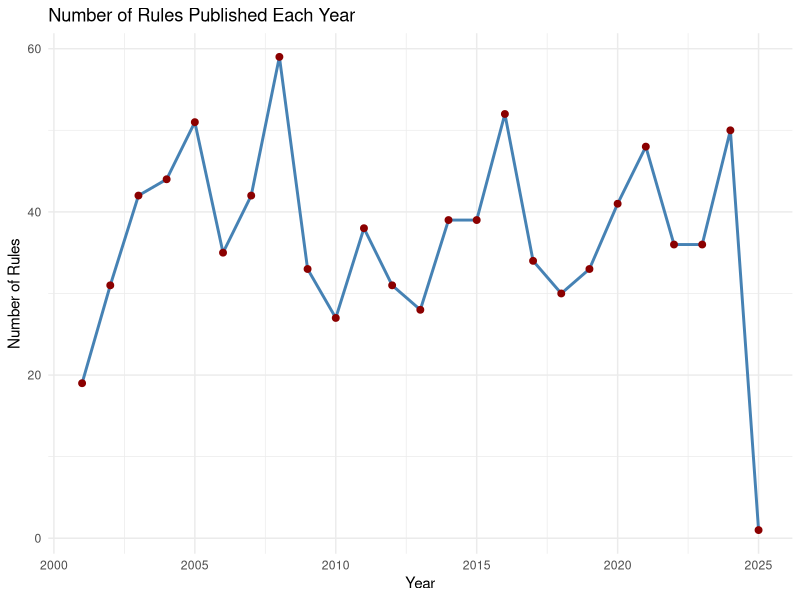
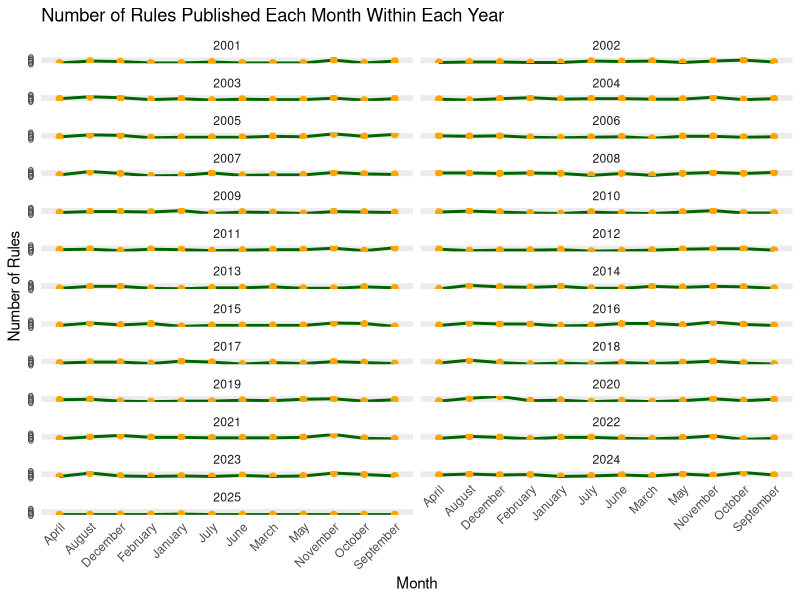
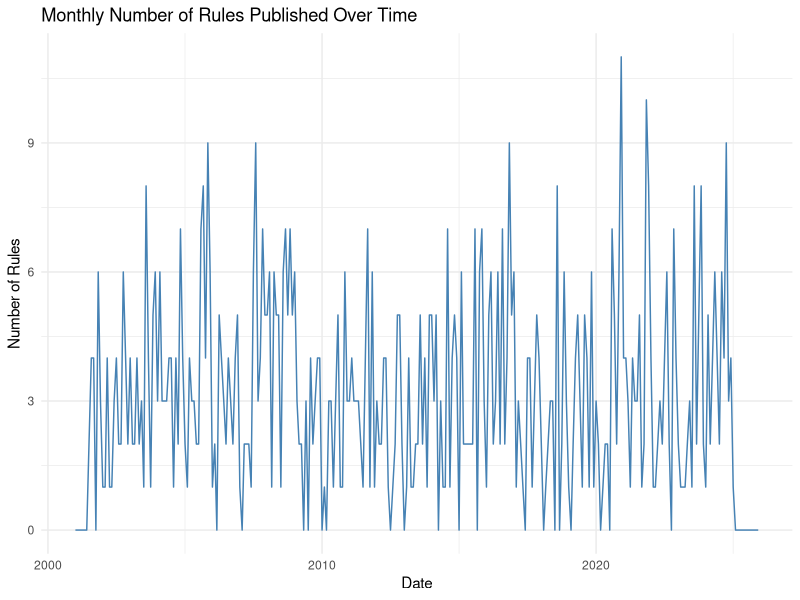
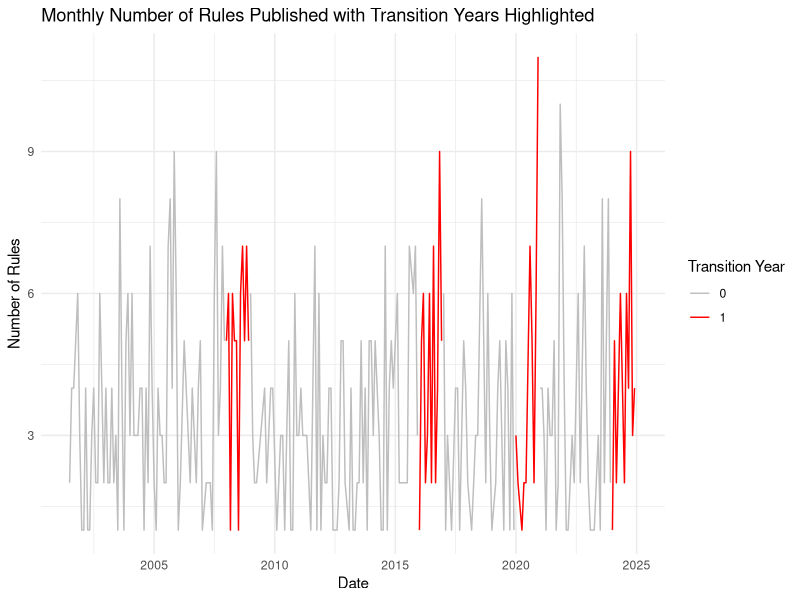

Source code (R) for these figures, in order:
## ---- chunk 1

library(dplyr)

#read csv
df <- read.csv("All CMS Rules from 1_14_2025.csv", stringsAsFactors = FALSE)
#df <- read.csv("FDA Rules.csv", stringsAsFactors = FALSE)

# 2. Convert 'publication_date' to Date format
df <- df |>
  mutate(publication_date = as.Date(publication_date, format = "%m/%d/%Y"), 
         year = format(publication_date, "%Y"),
         month = format(publication_date, "%B")
         )

# View the first few rows to verify
df

## ---- chunk 2
#| code-title: "Grouping Rules by Year"
#| echo: false

library(ggplot2)
library(lubridate)
library(dplyr)
library(tidyr)


#generates table with number of rules per year
rules_per_year <- df |>
  group_by(year) |>
  summarize(count = n()) |>
  arrange(year)


#plot 1 - number of rules per year
ggplot(rules_per_year, 
       aes(x = as.numeric(year), 
           y = count)) +
  geom_line(color = "steelblue", size = 1) +
  geom_point(color = "darkred", size = 2) +
  labs(
    title = "Number of Rules Published Each Year",
    x = "Year",
    y = "Number of Rules"
  ) +
  theme_minimal()

## ---- chunk 3

#| code-title: "Grouping Rules by month"
#| echo: false


#plot 2 - number of rules published each month within each year

#class(df$year)
# Convert the 'year' var into a numeric value (important for years_seq)
df <- df %>%
  mutate(year = as.numeric(as.character(year)))

# Define the complete sequence of years from the minimum to the maximum year in the dataset
years_seq <- seq(min(df$year), max(df$year), by = 1)

rules_per_month_year <- df |>
  group_by(year, month) |>
  summarise(count = n(), .groups = 'drop') |>
    # Convert 'month' to an ordered factor to ensure correct ordering
  mutate(month = factor(month, levels = month.name, ordered = TRUE)) |>
  # Use 'complete()' to fill in missing year-month combinations
  complete(year = years_seq, month = month.name, fill = list(count = 0)) |>
  arrange(year, match(month, month.name))  # Ensure correct month order

ggplot(rules_per_month_year, aes(x = month, y = count, group = 1)) +
  geom_line(color = "darkgreen", size = 1) +
  geom_point(color = "orange", size = 2) +
  labs(
    title = "Number of Rules Published Each Month Within Each Year",
    x = "Month",
    y = "Number of Rules"
  ) +
  theme_minimal() +
  facet_wrap(~ year, ncol = 2) +
  theme(
    axis.text.x = element_text(angle = 45, hjust = 1)
  )

#Monthly Number of Rules Published Over Time
ggplot(rules_per_month_year, aes(x = as.Date(paste(year, month, "01", sep = "-"), format = "%Y-%B-%d"), y = count)) +
  geom_line(color = "steelblue") +
  labs(title = "Monthly Number of Rules Published Over Time",
       x = "Date",
       y = "Number of Rules") +
  theme_minimal()
## ---- chunk 4
#| code-title: "Cleaning Data for Model"
#| echo: false

#creates data frame with number of rules published in each month of each year
monthly_counts <- df %>%
  group_by(year, month) %>%
  summarise(count = n()) %>%
  ungroup()

#Create seasonal tags
df <- df |>
  mutate(
    quarter = quarter(publication_date)
  )

# Define presidential transition years, and create transition indicator
transition_years <- c(2000, 2008, 2016, 2020, 2024)

df <- df %>%
  mutate(
    transition = ifelse(year %in% transition_years, 1, 0)
  )

monthly_counts <- monthly_counts %>%
  mutate(
    transition = ifelse(year %in% transition_years, 1, 0)
  ) |>
    arrange(year, month) %>% 
  # Create a marker when transition status changes compared to the previous row
  # Without this marker, red lines would connect months in adjacent transition years
  mutate(change = transition != lag(transition, default = first(transition))) %>%
  # Assign a unique group ID for each consecutive segment of identical transition status
  mutate(group = cumsum(change))


ggplot(monthly_counts, aes(x = as.Date(paste(year, month, "01", sep = "-"), format = "%Y-%B-%d"), y = count, color = factor(transition),
                           group = group)) +
  geom_line() +
  labs(title = "Monthly Number of Rules Published with Transition Years Highlighted",
       x = "Date",
       y = "Number of Rules",
       color = "Transition Year") +
  scale_color_manual(values = c("0" = "grey", "1" = "red")) +
  theme_minimal()

## ---- chunk 5

library(dplyr)
library(lubridate)

# Define cutoff date (June 2024)
cutoff_date <- ymd("2024-06-30")

# Create running variable (distance from cutoff in months)
rules_per_month_year <- rules_per_month_year |>
  mutate(
    publication_date = make_date(year, match(month, month.name), 1),  # First day of the month
    distance = interval(ymd("2001-01-01"), publication_date) / months(1) - 
      (interval(ymd("2001-01-01"), cutoff_date) / months(1)),
    treatment = ifelse(publication_date > cutoff_date, 1, 0)
  )

# Convert month to factor with correct ordering
rules_per_month_year <- rules_per_month_year %>%
  mutate(
    month = factor(month, levels = month.name, ordered = TRUE),
    transition = ifelse(year %in% c(2008, 2016, 2020, 2024), 1, 0)
  )

# Create monthly dummies (excluding January to avoid multicollinearity)
rules_per_month_year <- rules_per_month_year %>%
  mutate(
    month_dummy = factor(month, levels = month.name)
  )

# Fit the RD model using linear regression
rd_model <- lm(count ~ treatment + distance + I(distance^2) + 
                month + transition, data = rules_per_month_year)

# View the summary of the model
summary(rd_model)
## ---- chunk 6
#install.packages("forecast")
library(forecast)
library(dplyr)
library(lubridate)
# The following variables have already been created:
# - publication_date: Date object representing the first day of each month
# - distance: Numeric (months since cutoff; negative before, positive after)
# - treatment: Binary (1 if post-June 2024, 0 otherwise)
# - month: Ordered factor (January to December)
# - transition: Binary (1 if year is 2008, 2016, 2020, 2024; 0 otherwise)
# - month_dummy: Factor (monthly dummy variables)

# Step 1: Calculate 'Time' and 'TimeAfterIntervention'

min_date <- min(rules_per_month_year$publication_date, na.rm = TRUE)

# Define the start year and month for the time series
start_year <- year(min_date)
start_month <- month(min_date)

rules_per_month_year <- rules_per_month_year |>
  arrange(publication_date) |>  # Ensure data is sorted by date
  mutate(
    Time = ((year(publication_date)) - start_year) * 12 + 
           (month(publication_date) - start_month) + 1,  # +1 to start at 1
    TimeAfterIntervention = ifelse(treatment == 1, Time - min(Time[treatment == 1]) + 1, 0)  # Time since intervention
  )

#Define most recent data
max_date <- max(rules_per_month_year$publication_date, na.rm = TRUE)

# Define the start year and month for the time series
end_year <- year(max_date)
end_month <- month(max_date)
# Convert 'count' to a time series object
ts_rules <- ts(rules_per_month_year$count, start = c(start_year, start_month), c(end_year, end_month), frequency = 12)

ts_rules

# Define external regressors
external_regressors <- cbind(
  Intervention = rules_per_month_year$treatment,
  TimeAfterIntervention = rules_per_month_year$TimeAfterIntervention
)

# Fit the ARIMA model with external regressors
its_model <- auto.arima(ts_rules, xreg = external_regressors, seasonal = TRUE)

# Display the summary
summary(its_model)

## ---- chunk 7

